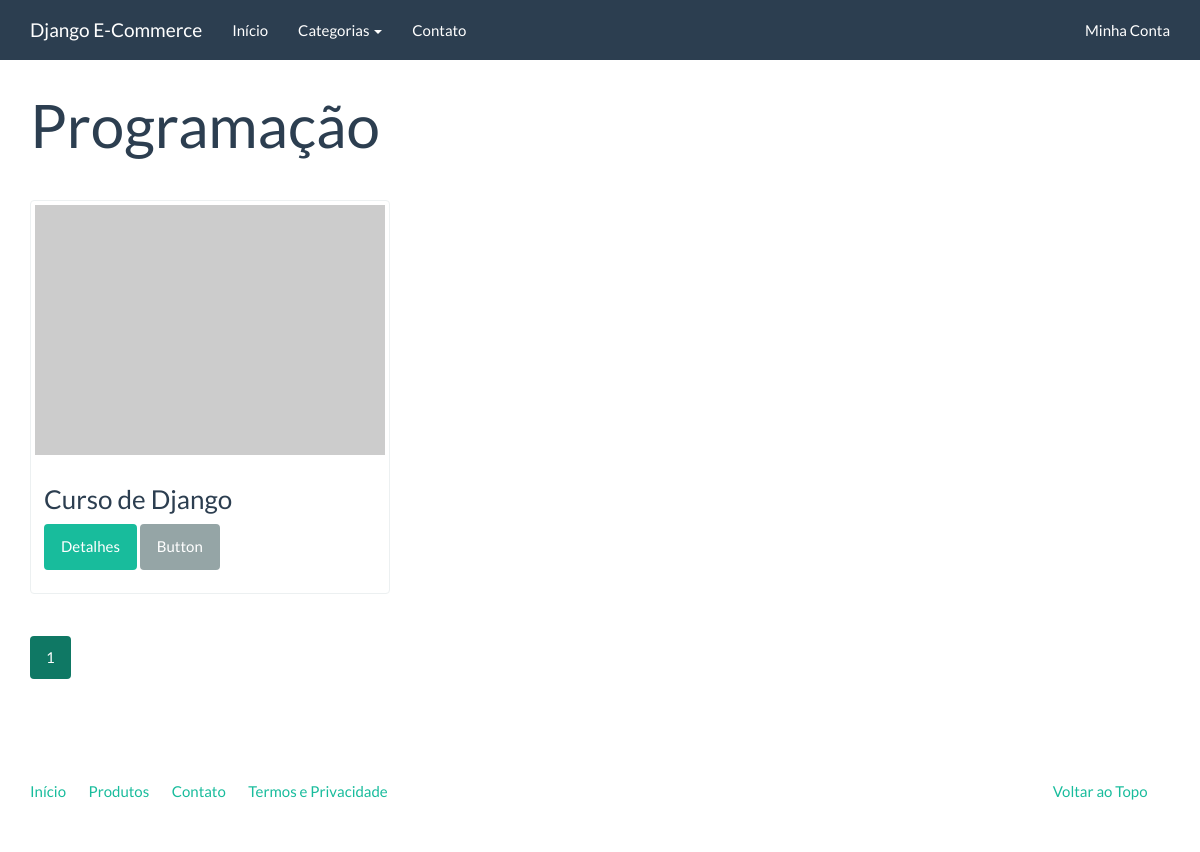
Page /catalogo/categorias/programacao/ on the earlier database version.
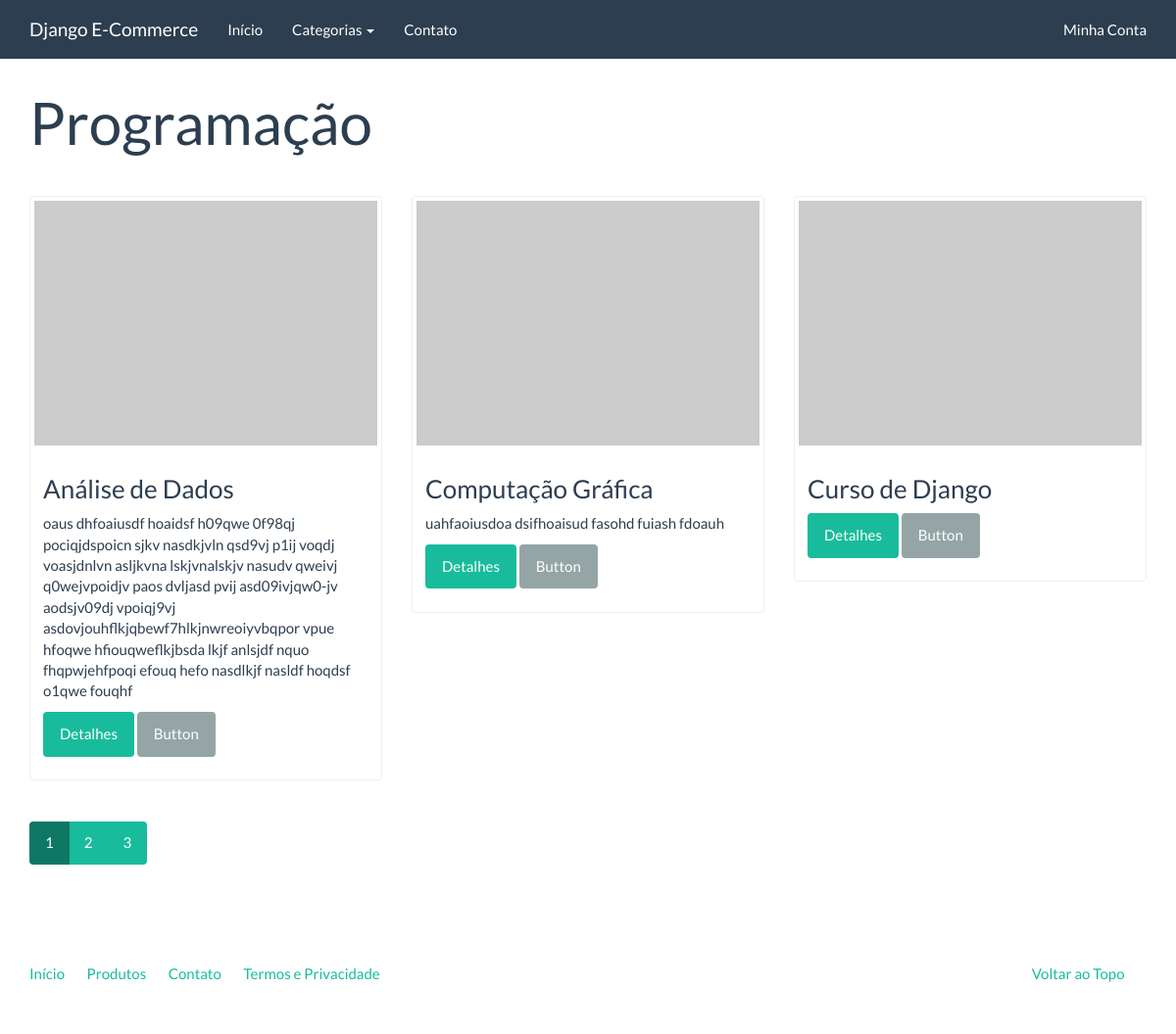
Same page on the later database version.
### catalog/models.py (models this page shows)
class Category(models.Model):
    name = models.CharField('Nome', max_length=100)
    slug = models.SlugField('Identificador', max_length=100)
    created = models.DateTimeField('Criado em', auto_now_add=True)
    modified = models.DateTimeField('Modificado em', auto_now=True)
    class Meta:
        verbose_name = 'Categoria'
        verbose_name_plural = 'Categorias'
        ordering = ['name']
    def __str__(self):
        return self.name
    def get_absolute_url(self):
        return reverse('catalog:category', kwargs={'slug': self.slug})

class Product(models.Model):
    name = models.CharField('Nome', max_length=100)
    slug = models.SlugField('Identificador', max_length=100)
    category = models.ForeignKey('catalog.Category', verbose_name='Categoria', on_delete=models.CASCADE)
    description = models.TextField('Descrição', blank=True)
    price = models.DecimalField('Preço', decimal_places=2, max_digits=8)
    created = models.DateTimeField('Criado em', auto_now_add=True)
    modified = models.DateTimeField('Modificado em', auto_now=True)
    class Meta:
        verbose_name = 'Produto'
        verbose_name_plural = 'Produtos'
        ordering = ['name']
    def __str__(self):
        return self.name
    def get_absolute_url(self):
        return reverse('catalog:product', kwargs={'slug': self.slug})

### catalog/views.py (the view)
class CategoryListView(generic.ListView):
    context_object_name = 'products'
    template_name = 'catalog/category.html'
    paginate_by = 3
    def get_queryset(self):
        return Product.objects.filter(category__slug=self.kwargs['slug'])
    def get_context_data(self, **kwargs):
        context = super(CategoryListView, self).get_context_data(**kwargs)
        context['current_category'] = get_object_or_404(Category, slug=self.kwargs['slug'])
        return context

### catalog/context_processors.py (called while the page is built)
def categories(request):
    return {
        'categories': Category.objects.all()
    }

### core/templatetags/pagination.py (called while the page is built)
@register.inclusion_tag('pagination.html')
def pagination(request, paginator, page_obj):
    context = {
        'paginator': paginator,
        'request': request,
        'page_obj': page_obj
    }
    getvars = request.GET.copy()
    if 'page' in getvars:
        del getvars['page']
    if len(getvars) > 0:
        context['getvars'] = '&{0}'.format(getvars.urlencode())
    else:
        context['getvars'] = ''
    return context

### catalog/templates/catalog/category.html (shortened to what this page needs)
{% extends 'base.html' %}
{% load pagination %}
{% block container %}
    <div class="page-header">
        <h1>{{ current_category }}</h1>
    </div>
    <div class="row">
        {% for product in products %}
            <div class="col-sm-6 col-md-4">
                <div class="thumbnail">
                    <a href="{{ product.get_absolute_url }}">
                        <img src="http://placehold.it/350x250" alt="" />
                    </a>
                    <div class="caption">
                        <h3>{{ product }}</h3>
                        {{ product.description|linebreaks }}
                        <p>
                            <a href="{{ product.get_absolute_url }}" class="btn btn-success" role="button">Detalhes</a>
                            <a href="#" class="btn btn-default" role="button">Button</a>
                        </p>
                    </div>
                </div>
            </div>
        {% endfor %}
    </div>
    {% pagination request paginator page_obj %}
{% endblock container %}

### core/templates/base.html (shortened to what this page needs)
<!DOCTYPE html>
{% load static %}
<html lang="en">
<head>
	<link rel="stylesheet" href="{% static 'assets/bootstrap.min.css' %}" media="screen" />
	<link rel="stylesheet" href="{% static 'assets/custom.min.css' %}" media="screen" />
</head>
<body>
    <div class="navbar navbar-default navbar-fixed-top">
      <div class="container">
        <div class="navbar-header">
          <a href="{% url 'index' %}" class="navbar-brand">Django E-Commerce</a>
        </div>
        <div class="navbar-collapse collapse" id="navbar-main">
          <ul class="nav navbar-nav">
            <li>
              <a href="{% url 'index' %}">Início</a>
            </li>
            <li class="dropdown">
              <a class="dropdown-toggle" data-toggle="dropdown" href="{% url 'catalog:product_list' %}"
              id="download">Categorias <span class="caret"></span></a>
            </li>
			<li>
				<a href="{% url 'contact' %}">Contato</a>
			</li>
          </ul>
          <ul class="nav navbar-nav navbar-right">
            <li><a href="#">Minha Conta</a></li>
          </ul>
        </div>
      </div>
    </div>
	<div class="container">
		{% block container %}{% endblock container %}
		<footer>
			<div class="row">
			  <div class="col-lg-12">
			    <ul class="list-unstyled">
			      <li class="pull-right"><a href="#top">Voltar ao Topo</a></li>
			      <li><a href="{% url 'index' %}">Início</a></li>
			      <li><a href="{% url 'catalog:product_list' %}">Produtos</a></li>
			      <li><a href="{% url 'contact' %}">Contato</a></li>
			      <li><a href="">Termos e Privacidade</a></li>
			    </ul>
			  </div>
			</div>
		</footer>
	</div>
</body>
</html>

### core/templates/pagination.html
<div class="row">
    <div class="col-md-12">
        <nav>
            <ul class="pagination">
                {% for page in paginator.page_range %}
                    <li {% if page_obj.number == page %} class="active" {% endif %}>
                        <a href="?page={{ page }}{{ getvars }}">{{ page }}</a>
                    </li>
                {% endfor %}
            </ul>
        </nav>
    </div>
</div>

Differences in the rows shown:
added Product: name "Análise de Dados", description "oaus dhfoaiusdf hoaidsf h09qwe 0f98qj pociqjdspoicn sjkv nasdkjvln qsd9vj p1ij voqdj voasjdnlvn asljkvna lskjvnalskjv nasudv qweivj q0wejvpoidjv paos dvljasd pvij asd09ivjqw0-jv aodsjv09dj vpoiqj9vj asdovjouhflkjqbewf7hlkjnwreoiyvbqpor vpue hfoqwe hfiouqweflkjbsda lkjf anlsjdf nquo fhqpwjehfpoqi efouq hefo nasdlkjf nasldf hoqdsf o1qwe fouqhf"
added Product: name "Computação Gráfica", description "uahfaoiusdoa dsifhoaisud fasohd fuiash fdoauh"
Other differences:
new list line: "2"
new list line: "3"
